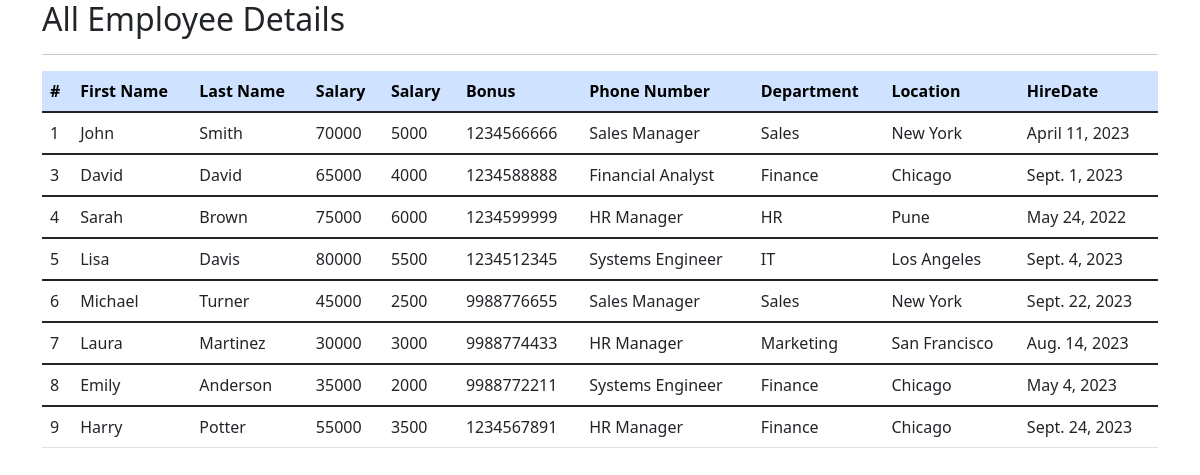
The app's page /all_emp with its own data.
### emp_app/models.py (models this page shows, shortened)
class Employee(models.Model):
    first_name = models.CharField(max_length=100, null=False)
    last_name = models.CharField(max_length=100)
    dept = models.ForeignKey(Department, on_delete=models.CASCADE)
    salary = models.IntegerField(default=0)
    bonus = models.IntegerField(default=0)
    role = models.ForeignKey(Role, on_delete=models.CASCADE)
    phone = models.IntegerField(default=0)
    hire_date = models.DateField()

class Role(models.Model):
    name = models.CharField(max_length=100, null=False)

class Department(models.Model):
    name = models.CharField(max_length=100,null=False)
    location = models.CharField(max_length=100)

### emp_app/views.py (the view)
# urls.py: path('all_emp',views.all_emp,name='all_emp'),
def all_emp(request):
    emps=Employee.objects.all()
    context={
        'emps':emps
    }
    return render(request,'view_all_emp.html',context)

### emp_app/templates/view_all_emp.html (shortened to what this page needs)
<!doctype html>
<html lang="en">
<head>
    <link href="https://cdn.jsdelivr.net/npm/bootstrap@5.1.3/dist/css/bootstrap.min.css" rel="stylesheet"
>
</head>
<body>
    <div class="container">
        <h2>All Employee Details</h2>
        <hr>
        <table class="table">
            <thead>
                <tr class="table-primary">
                    <th scope="col">#</th>
                    <th scope="col">First Name</th>
                    <th scope="col">Last Name</th>
                    <th scope="col">Salary</th>
                    <th scope="col">Salary</th>
                    <th scope="col">Bonus</th>
                    <th scope="col">Phone Number</th>
                    <th scope="col">Department</th>
                    <th scope="col">Location</th>
                    <th scope="col">HireDate</th>
                </tr>
            </thead>
            {% for emp in emps %}
            <tbody>
                <tr>
                    <td scope="row">{{emp.id}}</td>
                    <td>{{emp.first_name}}</td>
                    <td>{{emp.last_name}}</td>
                    <td>{{emp.salary}}</td>
                    <td>{{emp.bonus}}</td>
                    <td>{{emp.phone}}</td>
                    <td>{{emp.role.name}}</td>
                    <td>{{emp.dept.name}}</td>
                    <td>{{emp.dept.location}}</td>
                    <td>{{emp.hire_date}}</td>
                </tr>
            </tbody>
            {% endfor %}
        </table>
    </div>
</body>
</html>

### records on screen
Employee: id "1", first_name "John", last_name "Smith", salary "70000", bonus "5000", phone "1234566666", role.name "Sales Manager", dept.name "Sales", dept.location "New York", hire_date "April 11, 2023"
Employee: id "3", first_name "David", last_name "David", salary "65000", bonus "4000", phone "1234588888", role.name "Financial Analyst", dept.name "Finance", dept.location "Chicago", hire_date "Sept. 1, 2023"
Employee: id "4", first_name "Sarah", last_name "Brown", salary "75000", bonus "6000", phone "1234599999", role.name "HR Manager", dept.name "HR", dept.location "Pune", hire_date "May 24, 2022"
Employee: id "5", first_name "Lisa", last_name "Davis", salary "80000", bonus "5500", phone "1234512345", role.name "Systems Engineer", dept.name "IT", dept.location "Los Angeles", hire_date "Sept. 4, 2023"
Employee: id "6", first_name "Michael", last_name "Turner", salary "45000", bonus "2500", phone "9988776655", role.name "Sales Manager", dept.name "Sales", dept.location "New York", hire_date "Sept. 22, 2023"
Employee: id "7", first_name "Laura", last_name "Martinez", salary "30000", bonus "3000", phone "9988774433", role.name "HR Manager", dept.name "Marketing", dept.location "San Francisco", hire_date "Aug. 14, 2023"
Employee: id "8", first_name "Emily", last_name "Anderson", salary "35000", bonus "2000", phone "9988772211", role.name "Systems Engineer", dept.name "Finance", dept.location "Chicago", hire_date "May 4, 2023"
Employee: id "9", first_name "Harry", last_name "Potter", salary "55000", bonus "3500", phone "1234567891", role.name "HR Manager", dept.name "Finance", dept.location "Chicago", hire_date "Sept. 24, 2023"
